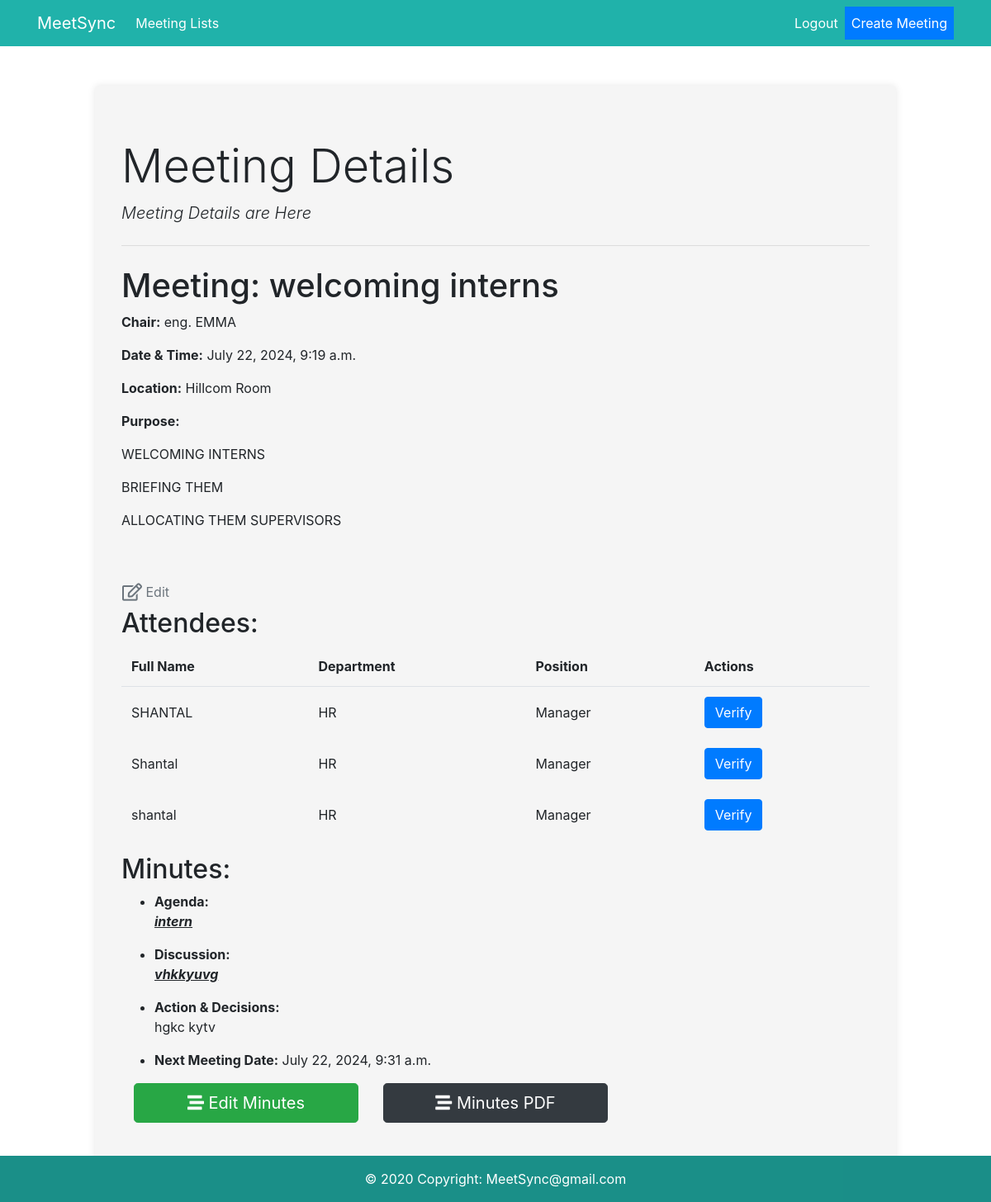
The app's page /meeting_details/90/ (signed in) with its own data.
### meetings/models.py (models this page shows, shortened)
class TableMeeting(models.Model):
    title = models.CharField(max_length=200)
    date = models.DateTimeField(null=True)
    chair_meeting = models.CharField(max_length=200, blank=True, null=True)
    location = models.CharField(max_length=200, blank=True, null=True)
    description = SummernoteTextField(blank=True, null=True)
    name = models.CharField(max_length=100)
    email = models.EmailField()
    pdf_path = models.CharField(max_length=200, blank=True, null=True)
    is_completed = models.BooleanField(default=False)

class Attending(models.Model):
    meeting = models.ForeignKey(TableMeeting, on_delete=models.CASCADE, related_name='attendees')
    name = models.CharField(max_length=100)
    department = models.CharField(max_length=100, blank=True, null=True)
    position = models.CharField(max_length=100, blank=True, null=True)
    email = models.EmailField()
    joined_at = models.DateTimeField(auto_now_add=True)
    verified = models.BooleanField(default=False)
    pdf_path = models.CharField(max_length=200, blank=True, null=True)  # Add this field

class MeetingMinute(models.Model):
    table_meeting = models.ForeignKey(TableMeeting, on_delete=models.CASCADE, related_name='minutes')
    agenda = SummernoteTextField(blank=True, null=True)
    discussion = SummernoteTextField(blank=True, null=True)
    action_items_decisions = SummernoteTextField(blank=True, null=True)
    next_meeting_date = models.DateTimeField(null=True)
    created_at = models.DateTimeField(auto_now_add=True)

### meetings/views.py (the view)
# urls.py: path('meeting_details/<int:meeting_id>/', views.meeting_details, name='meeting_details'),
@login_required(login_url='login')
def meeting_details(request, meeting_id):
    meeting = get_object_or_404(TableMeeting, pk=meeting_id)
    attendees = meeting.attendees.all()
    minutes = meeting.minutes.all()
    processed_minutes = []
    for minute in minutes:
        processed_minutes.append({
            'agenda': minute.agenda,
            'discussion': minute.discussion,
            'action_items_decisions': minute.action_items_decisions,
            'next_meeting_date': minute.next_meeting_date,
        })
    description_cleaned = meeting.description  # Assuming this is how you clean description
    meet = TableMeetingForm(instance=meeting)
    form = MeetingForm(instance=meeting)
    context = {
        'meeting': meeting,
        'attendees': attendees,
        'processed_minutes': processed_minutes,
        'description_cleaned': description_cleaned,
        'form': form,
        'meet': meet, # Include form for editing meeting details
    }
    return render(request, 'meeting_details.html', context)

### meetings/templates/meeting_details.html (shortened to what this page needs)
{% extends "base.html" %}
{% load crispy_forms_tags %}
{% block content %}
<h1 class="display-4">Meeting Details</h1>
<p class="lead font-italic">Meeting Details are Here</p>
<hr class="my-4">
<h1>Meeting: {{ meeting.title }}</h1>
<p><strong>Chair:</strong> {{ meeting.chair_meeting }}</p>
<p><strong>Date & Time:</strong> {{ meeting.date }}</p>
<p><strong>Location:</strong> {{ meeting.location }}</p>
<p><strong>Purpose:</strong> {{ description_cleaned|safe }}</p>
<button type="button" class="btn text-secondary px-0" data-toggle="modal" data-target="#editModal-{{ meeting.id }}">
    <i class="far fa-edit fa-lg"></i> Edit
</button>
<h2>Attendees:</h2>
<table class="table table-borderless">
    <thead class="border-bottom font-weight-bold">
        <tr>
            <td>Full Name</td>
            <td>Department</td>
            <td>Position</td>
            <td>Actions</td>
        </tr>
    </thead>
    <tbody>
        {% for attendee in attendees %}
            <tr>
                <td>{{ attendee.name }}</td>
                <td>{{ attendee.department }}</td>
                <td>{{ attendee.position }}</td>
                <td>
                    {% if attendee.verified %}
                        Verified
                    {% else %}
                        <form action="{% url 'verify_attendee' attendee.id %}" method="post" style="display:inline;">
                            <button type="submit" class="btn btn-primary">Verify</button>
                        </form>
                    {% endif %}
                </td>
            </tr>
        {% endfor %}
    </tbody>
</table>
<h2>Minutes:</h2>
<ul>
    {% for minute in processed_minutes %}
        <li><strong>Agenda:</strong> {{ minute.agenda|safe }}</li>
        <li><strong>Discussion:</strong> {{ minute.discussion|safe }}</li>
        <li><strong>Action & Decisions:</strong> {{ minute.action_items_decisions|safe }}</li>
        <li><strong>Next Meeting Date:</strong> {{ minute.next_meeting_date }}</li>
    {% endfor %}
</ul>
<div class="container">
    <div class="row">
        <div class="col-md-4">
            <a href="{% url 'add_minutes' meeting.id %}" class="btn btn-success btn-block btn-lg">
                <i class="fas fa-stream"></i> Edit Minutes
            </a>
        </div>
        <div class="col-md-4">
            {% if meeting.is_completed %}
                <a href="{% url 'generate_pdf' meeting.id %}" class="btn btn-dark btn-block btn-lg">
                    <i class="fas fa-stream"></i> Minutes PDF
                </a>
            {% else %}
                <button type="button" class="btn btn-primary btn-block btn-lg" data-toggle="modal" data-target="#endMeetingModal">
                    End Meeting
                </button>
            {% endif %}
        </div>
    </div>
</div>
{% endblock %}

### meetings/templates/base.html (style rules this page uses)
body { background-color: white; }
.table td, .table th { vertical-align: middle; }
.btn { white-space: nowrap; }

### records on screen
TableMeeting: title "welcoming interns", chair_meeting "eng. EMMA", date "July 22, 2024, 9:19 a.m.", location "Hillcom Room", description "WELCOMING INTERNS BRIEFING THEM ALLOCATING THEM SUPERVISORS"
Attending: name "SHANTAL", department "HR", position "Manager", verified "Verify"
Attending: name "Shantal", department "HR", position "Manager", verified "Verify"
Attending: name "shantal", department "HR", position "Manager", verified "Verify"
MeetingMinute: agenda "intern", discussion "vhkkyuvg", action_items_decisions "hgkc kytv", next_meeting_date "July 22, 2024, 9:31 a.m."
